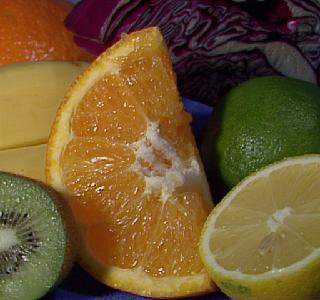
//> input picture data/histogram.jpg, 320 x 300 px
$ ./histograms_matching data/histogram.jpg   (built with g++ and OpenCV 4)
//> lines starting //> are read from the running program, lines starting //| are printed output that depends on the picture; after the words box and inside, x2 and y2 are one past the last pixel; in counts of white or black regions, pixels touching at a corner belong together
/**
 * @file BackProject_Demo2.cpp
 * @brief Sample code for backproject function usage ( a bit more elaborated )
 * @author OpenCV team
 */

#include "opencv2/imgproc/imgproc.hpp"
//#include "opencv2/imgcodecs.hpp"
#include "opencv2/highgui/highgui.hpp"

#include <iostream>

using namespace cv;
using namespace std;

/// Global Variables
Mat src; Mat hsv;
Mat mask;

int lo = 20; int up = 20;
const char* window_image = "Source image";

/// Function Headers
void Hist_and_Backproj( );
void pickPoint (int event, int x, int y, int, void* );

/**
 * @function main
 */
int main( int, char** argv )
{
  /// Read the image
  src = imread( argv[1], 1 );
//> src is the input picture: 300 rows x 320 cols, CV_8UC3; mean B, G, R 46.2, 85.7, 110.8
  /// Transform it to HSV
  cvtColor( src, hsv, COLOR_BGR2HSV );
//> hsv: 300 rows x 320 cols, CV_8UC3; mean H, S, V 48.2, 159, 113.6

  /// Show the image
  namedWindow( window_image, WINDOW_AUTOSIZE );
  imshow( window_image, src );

  /// Set Trackbars for floodfill thresholds
  createTrackbar( "Low thresh", window_image, &lo, 255, 0 );
  createTrackbar( "High thresh", window_image, &up, 255, 0 );
  /// Set a Mouse Callback
  setMouseCallback( window_image, pickPoint, 0 );

  waitKey(0);
//> the left mouse button is pressed and released at (160, 150)
  return 0;
}

/**
 * @function pickPoint
 */
void pickPoint (int event, int x, int y, int, void* )
{
//> called with event = 1, x = 160, y = 150
  if( event != EVENT_LBUTTONDOWN )
    { return; }

  // Fill and get the mask
  Point seed = Point( x, y );

  int newMaskVal = 255;
  Scalar newVal = Scalar( 120, 120, 120 );

  int connectivity = 8;
  int flags = connectivity + (newMaskVal << 8 ) + FLOODFILL_FIXED_RANGE + FLOODFILL_MASK_ONLY;

  Mat mask2 = Mat::zeros( src.rows + 2, src.cols + 2, CV_8UC1 );
  floodFill( src, mask2, seed, newVal, 0, Scalar( lo, lo, lo ), Scalar( up, up, up), flags );
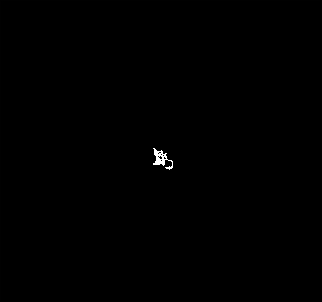
//> mask2: 302 rows x 322 cols, CV_8UC1; min 0, max 255, mean 0.5
  mask = mask2( Range( 1, mask2.rows - 1 ), Range( 1, mask2.cols - 1 ) );
//> mask: 300 rows x 320 cols, CV_8UC1; 0.18% white; 1 white region, box (x1, y1, x2, y2) and area: (152, 147, 172, 169) 169

  imshow( "Mask", mask );

  Hist_and_Backproj( );
}

/**
 * @function Hist_and_Backproj
 */
void Hist_and_Backproj( )
{
  MatND hist;
  int h_bins = 30; int s_bins = 32;
  int histSize[] = { h_bins, s_bins };

  float h_range[] = { 0, 179 };
  float s_range[] = { 0, 255 };
  const float* ranges[] = { h_range, s_range };

  int channels[] = { 0, 1 };

  /// Get the Histogram and normalize it
  calcHist( &hsv, 1, channels, mask, hist, 2, histSize, ranges, true, false );

  normalize( hist, hist, 0, 255, NORM_MINMAX, -1, Mat() );
//> hist: 30 rows x 32 cols, CV_32FC1; min 0, max 255, mean 1.9

  /// Get Backprojection
  MatND backproj;
  calcBackProject( &hsv, 1, channels, hist, backproj, ranges, 1, true );
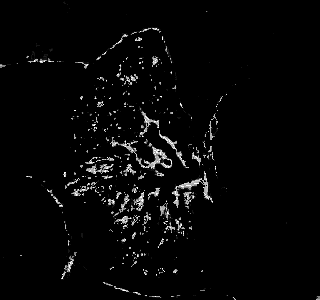
//> backproj: 300 rows x 320 cols, CV_8UC1; min 0, max 255, mean 6.9

  /// Draw the backproj
  imshow( "BackProj", backproj );

}
